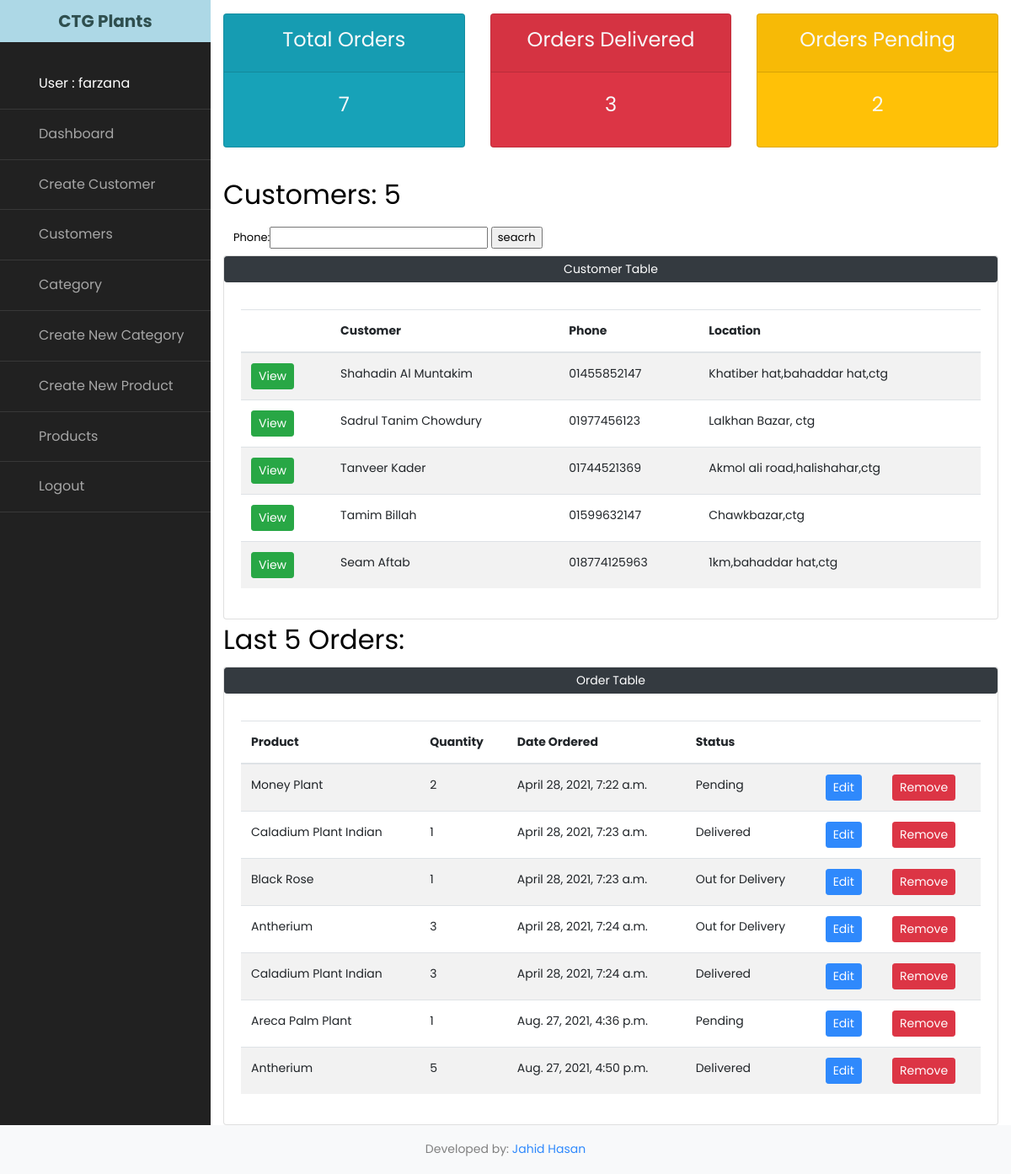
The app's page / (signed in) with its own data.
### accounts/models.py (models this page shows, shortened)
class Customer(models.Model):
	name = models.CharField(max_length=50, null=True)
	phone = models.CharField(max_length=20, null=True)
	address = models.CharField(max_length=200, null=True)
	date_created = models.DateTimeField(auto_now_add=True, null=True)

class Order(models.Model):
	STATUS = (
			('Pending', 'Pending'),
			('Out for Delivery', 'Out for Delivery'),
			('Delivered', 'Delivered'),
		)
	customer = models.ForeignKey(Customer, null=True, on_delete=models.SET_NULL)
	product = models.ForeignKey(Product, null =True, on_delete=models.SET_NULL)
	quantity = models.CharField(max_length=200, null=True)
	delivery_date = models.DateTimeField(max_length=20, null=True)
	date_created = models.DateTimeField(auto_now_add=True, null=True)
	status = models.CharField(max_length=200, null=True, choices=STATUS)

class Product(models.Model):
	name = models.CharField(max_length=50, null=True)
	category = models.ForeignKey(Category,null =True, on_delete=models.SET_NULL)
	price = models.FloatField(null=True)
	date_created = models.DateTimeField(auto_now_add=True, null=True)

### accounts/views.py (the view)
# urls.py: path('', views.home, name="home"),
@login_required
def home(request):
	customers = Customer.objects.all()
	orders = Order.objects.all()
	total_customers = customers.count()
	total_orders = orders.count()
	delivered = orders.filter(status='Delivered').count()
	pending = orders.filter(status='Pending').count()
	myFilter = CustomerFilter(request.GET, queryset=customers)
	customers = myFilter.qs
	context = {'customers':customers, 'orders':orders, 'total_customers':total_customers, 'total_orders':total_orders,'delivered':delivered, 'pending':pending, 'myFilter':myFilter}
	return render(request, 'accounts/dashboard.html', context)

### accounts/templates/accounts/dashboard.html
{% extends 'accounts/main.html' %}
{% block content %}
{% include 'accounts/status.html' %}
      <div class="row">
            <div class="col-lg-12">
              <h2>Customers: {{total_customers}}</h2>
                <form action="" method="GET" class="form-control">
                      {{myFilter.form}}
                    <input type="submit" class="" value="seacrh">
                </form>
              <div class="card">
                <div class="card-title"><button class="btn btn-dark btn-sm btn-block">Customer Table</button></div>
                <div class="card-body">
                      <table class="table table-striped">
                      <thead>
                        <tr>
                           <th></th>
                          <th>Customer</th>
                          <th>Phone</th>
                          <th>Location</th>
                        </tr>
                      </thead>
                      <tbody>
                        {% for i in customers %}
                        <tr>
                          <td><a href="{% url 'customer' i.id %}" class="btn btn-success btn-sm">View</td>
                          <td>{{i.name}}</td>
                          <td>{{i.phone}}</td>
                          <td>{{i.address}}</td>
                        </tr>
                        {% endfor %}
                      </tbody>
                  </table>
                </div>
              </div>
            </div>
          </div>
            <div class="row">
            <div class="col-lg-12">
              <h2>Last 5 Orders:</h2>
              <div class="card">
                <div class="card-title"><button class="btn btn-dark btn-sm btn-block">Order Table</button></div>
                <div class="card-body">
                      <table class="table table-striped">
                      <thead>
                        <tr>
                          <th>Product</th>
                          <th>Quantity</th>
                          <th>Date Ordered</th>
                          <th>Status</th>
                          <th></th>
                          <th></th>
                        </tr>
                      </thead>
                      <tbody>
                        {% for i in orders %}
                        <tr>
                          <td>{{i.product.name}}</td>
                          <td>{{i.quantity}}</td>
                          <td>{{i.date_created}}</td>
                           <td>{{i.status}}</td>
                          <td><a href="{% url 'update_order' i.id %}" class="btn btn-primary btn-sm">Edit</td>
                          <td><a href="{% url 'delete_order' i.id %}" class="btn btn-danger btn-sm">Remove</td>
                        </tr>
                        {% endfor %}
                      </tbody>
                  </table>
                </div>
              </div>
            </div>
          </div>
{% endblock %}

### accounts/templates/accounts/main.html (shortened to what this page needs)
{% load static %}
<!DOCTYPE html>
  <head>
	<link rel="stylesheet" href="https://stackpath.bootstrapcdn.com/bootstrap/4.4.1/css/bootstrap.min.css">
		<link rel="stylesheet" href="{% static '/css/style.css' %}">
  </head>
  <body>
		<div class="wrapper d-flex align-items-stretch">
	   {% include 'accounts/sidebar.html' %}
      <div class="container">
        {% block content %}
        {% endblock %}
        </div>
      </div>
<footer class="page-footer font-small bg-light">
  <div class="footer-copyright text-center py-3">Developed by:
    <a href="https://shawon.netlify.app/" target="_blank">Jahid Hasan</a>
  </div>
</footer>
  </body>
</html>

### accounts/templates/accounts/sidebar.html (shortened to what this page needs)
	{% load static %}
    <nav id="sidebar">
	  		<h1 class="text-center"><a href="{% url 'home' %}" class="logo">CTG Plants</a></h1>
        <ul class="list-unstyled components mb-5">
          {% if user.is_authenticated %}
          <li class="active">
            <a href="#">User : {{user.username}}</a>
          </li>
          <li class="">
            <a href="{% url 'home' %}"> Dashboard</a>
          </li>
          <li>
              <a href="{% url 'create_customer' %}"> Create Customer</a>
          </li>
          <li>
            <a href="{% url 'customers' %}"> Customers</a>
          </li>
            <li>
            <a href="{% url 'categories' %}"> Category</a>
          </li>
            <li>
            <a href="{% url 'create_category' %}"> Create New Category</a>
          </li>
            <li>
            <a href="{% url 'create_product' %}"> Create New Product</a>
          </li>
          <li>
            <a href="{% url 'products' %}"> Products</a>
          </li>
           <li>
            <a href="{% url 'logout' %}"> Logout</a>
          </li>
           {% else %}
           <li>
            <a href="#"><span class="fa fa-sign mr-3"></span> Login</a>
          </li>
          {% endif %}
        </ul>
    	</nav>

### accounts/templates/accounts/status.html
     <div class="row py-3">
          <div class="col-lg-4">
                <div class="card text-white bg-info mb-3">
                    <div class="card-header"><h4 class="text-center text-light">Total Orders</h4></div>
                    <div class="card-body">
                      <h4 class="card-title text-center text-light">{{total_orders}}</h4>
                    </div>
                 </div>
          </div>
            <div class="col-lg-4">
                 <div class="card text-white bg-danger mb-3">
                    <div class="card-header"><h4 class="text-center text-light">Orders Delivered</h4></div>
                    <div class="card-body">
                    <h4 class="card-title text-center text-light">{{delivered}}</h4>
                    </div>
                  </div>
            </div>
              <div class="col-lg-4">
                   <div class="card text-white bg-warning mb-3">
                        <div class="card-header"><h4 class="text-center text-light">Orders Pending</h4></div>
                        <div class="card-body">
                         <h4 class="card-title text-center text-light">{{pending}}</h4>
                       </div>
                  </div>
              </div>
          </div>

### records on screen
Customer: name "Shahadin Al Muntakim", phone "01455852147", address "Khatiber hat,bahaddar hat,ctg"
Customer: name "Sadrul Tanim Chowdury", phone "01977456123", address "Lalkhan Bazar, ctg"
Customer: name "Tanveer Kader", phone "01744521369", address "Akmol ali road,halishahar,ctg"
Customer: name "Tamim Billah", phone "01599632147", address "Chawkbazar,ctg"
Customer: name "Seam Aftab", phone "018774125963", address "1km,bahaddar hat,ctg"
Order: product.name "Money Plant", quantity "2", date_created "April 28, 2021, 7:22 a.m.", status "Pending"
Order: product.name "Caladium Plant Indian", quantity "1", date_created "April 28, 2021, 7:23 a.m.", status "Delivered"
Order: product.name "Black Rose", quantity "1", date_created "April 28, 2021, 7:23 a.m.", status "Out for Delivery"
Order: product.name "Antherium", quantity "3", date_created "April 28, 2021, 7:24 a.m.", status "Out for Delivery"
Order: product.name "Caladium Plant Indian", quantity "3", date_created "April 28, 2021, 7:24 a.m.", status "Delivered"
Order: product.name "Areca Palm Plant", quantity "1", date_created "Aug. 27, 2021, 4:36 p.m.", status "Pending"
Order: product.name "Antherium", quantity "5", date_created "Aug. 27, 2021, 4:50 p.m.", status "Delivered"

### other values on screen
{{ user.username }} "farzana"
{{ total_orders }} "7"
{{ delivered }} "3"
{{ pending }} "2"
{{ total_customers }} "5"
